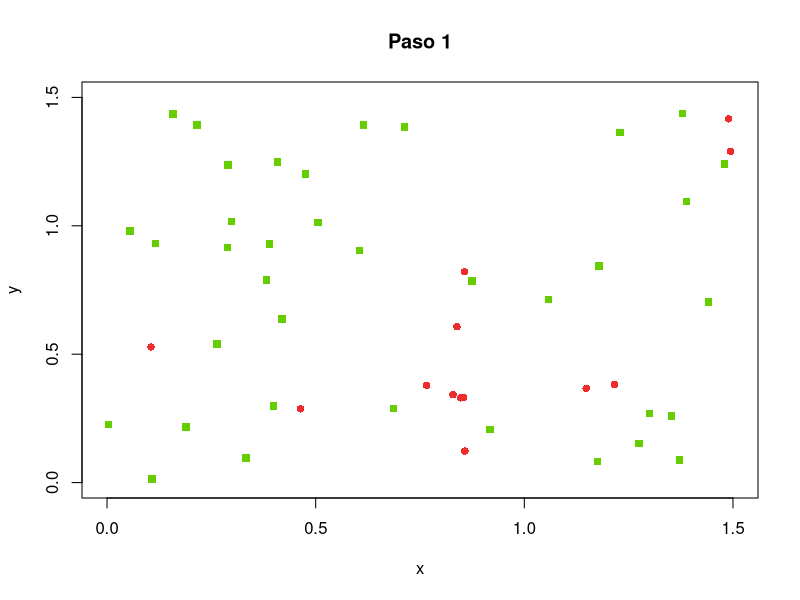
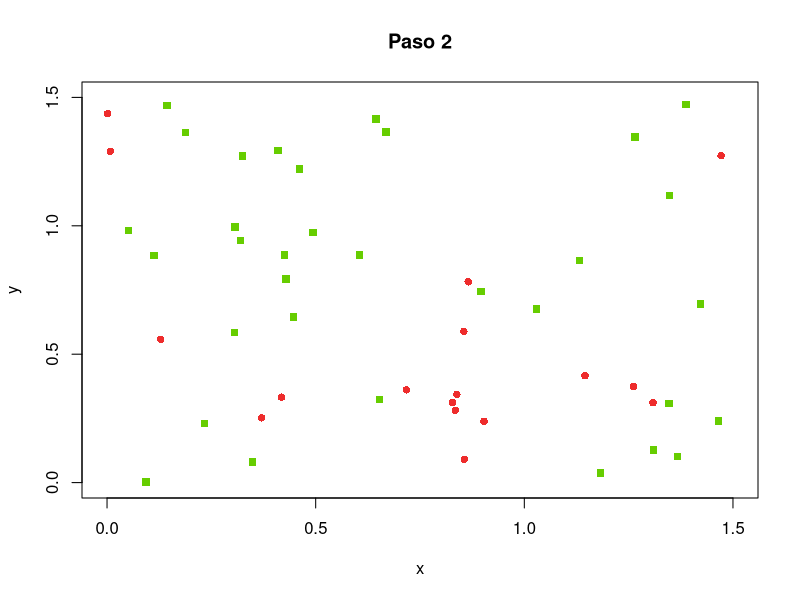
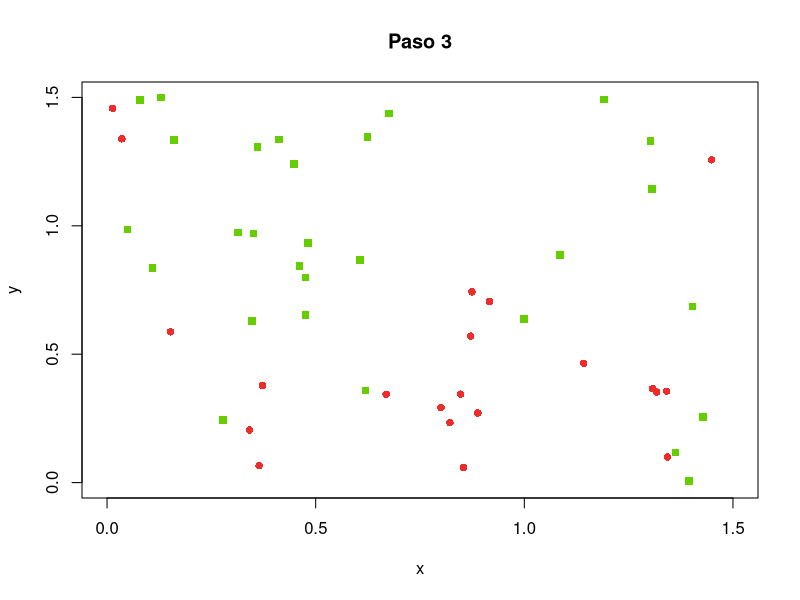
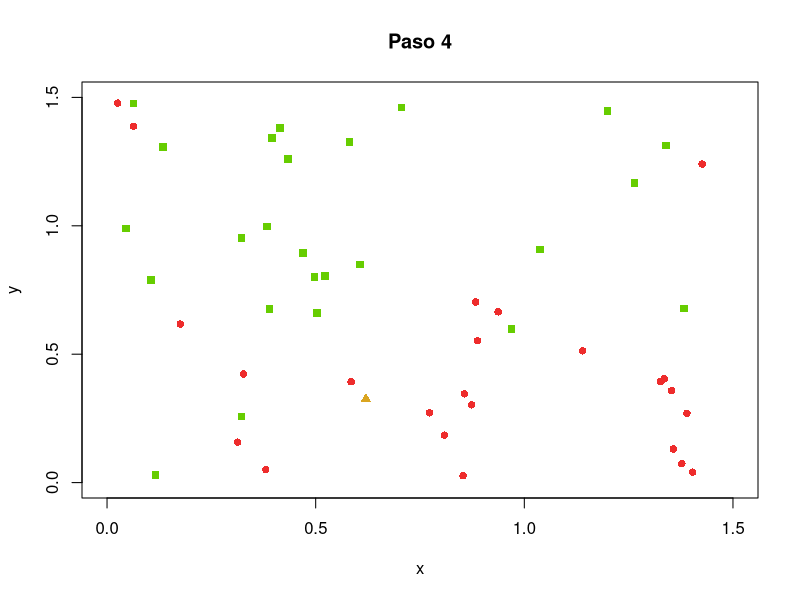
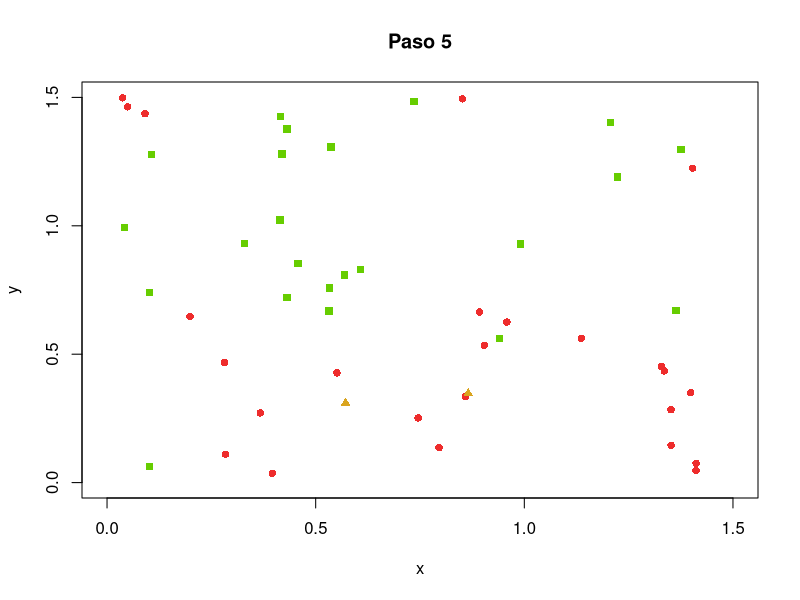
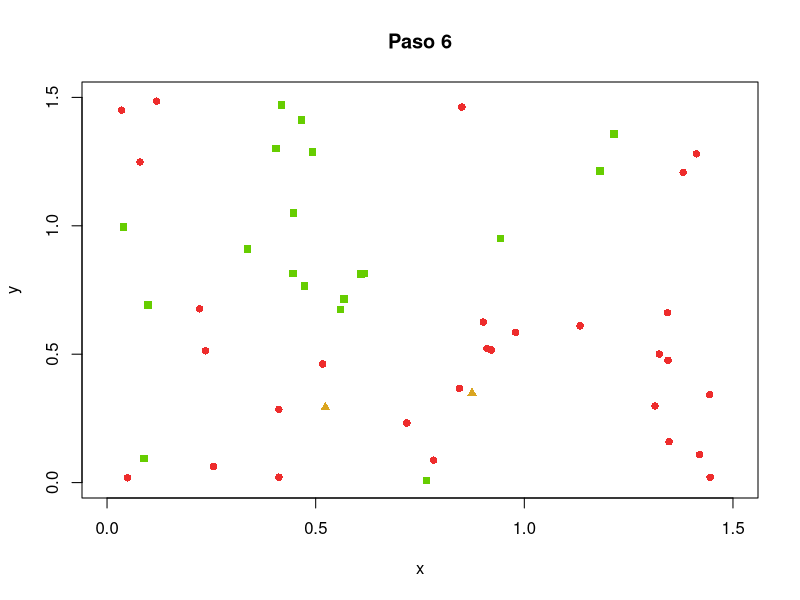
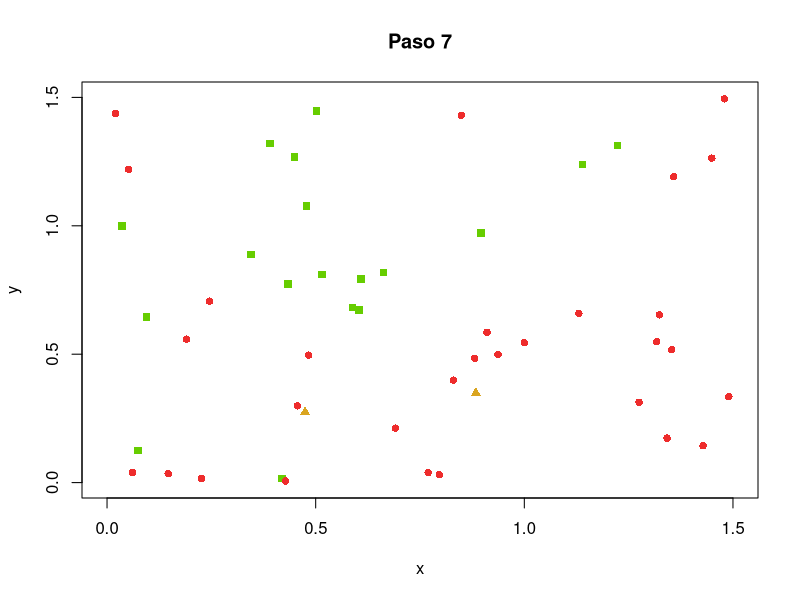
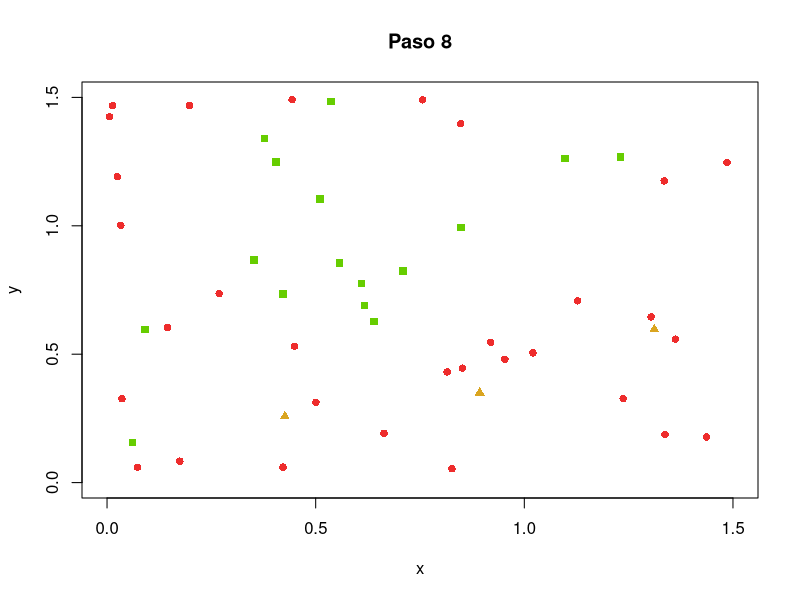

The R script that drew these images, in order: (Note: this script raises an error after producing the figures.)
suppressMessages(library(parallel))

l <- 1.5
n <- 50
pi <- 0.05
pr <- 0.02
v <- l / 30
r <- 0.1
tmax <- 100

data = c(0, 1, 3)
pc = 0.2
pv = 0
probs = c(1 - (pc +pv), pc, pv)
impr = TRUE
inic = proc.time()
agentes <<- data.frame(x = runif(n,0,l), y = runif(n,0,l), dx = runif(n, -v, v), dy = runif(n, -v, v), estado  = sample(data, n, replace=TRUE, probs)  )
epidemia <- integer()
inmunes <- integer()
saludables <- integer()
digitos <- floor(log(tmax, 10)) + 1

#cluster = makeCluster(detectCores(logical=FALSE) - 1)
#clusterExport(cluster, "l")
#clusterExport(cluster, "v")
#clusterExport(cluster, "pi")
#assign = parSapply(cluster, 1:n, asignacion)

procesaContagio  <- function(y)
{
    #contagio por linea de barrido
    ordatos = agentes[order(agentes$x),] #ordenar los datos por el eje x
    cercanos= data.frame(i=numeric(),x=numeric(),y=numeric(), estado=numeric()) # los más cercanos a la linea de barrido que tal ue su distancia a la linea de barrido es menor al umbral
    for(i in 1:n){ #recorrido de los puntos ordenados
        ap = cbind(i,ordatos[i,]) #actual point
        if(nrow(cercanos) > 0){ # si hay puntos cercanos a la linea de barrido
            #actualizamos los cercanos al nuevo putno de la linea
            cercanos= cercanos[which(cercanos$x>(ap$x-r)),] 
            #calculo de la distancia de los cercanos al punto actual en la linea de barrido
            d = sqrt((rep(ap$x, nrow(cercanos))-cercanos$x)**2)+((rep(ap$y,nrow(cercanos))-cercanos$y)**2)
            md = which(d<r)
            #si hay alguien en el rango del umbral
            if(any(md > 0)){
                dist = d[md]
                li = cbind(cercanos[md,] , dist )            
                if(ap$estado == 1){
                    if( any(li$estado==0) ){
                        aux = li[which(li$estado == 0),]
                        probc <- ( runif(nrow(aux)) < (rep(r, nrow(aux)) - aux$dist) / rep(r, nrow(aux)) )
                        #print(length(which(probc !=0)))
                        ordatos[aux$i,]$estado = ifelse(probc,1,0)                       
                    }
                    if (runif(1) < pr) {
                        ordatos[ap$i,]$estado = 2 # recupera
                    }
                }
                if(ap$estado == 0) {
                    if( any(li$estado==1) ){                        
                        if( runif(1) > 0.5**(length(which(li$estado==1))) ){
                            ordatos[ap$i,]$estado = 1
                        }
                    }
                }
            }
            
            
        }
        cercanos = rbind(cercanos,ap) #agregar punto actual a cercanos.
    }
    agentes$estado <<- ordatos[order(as.numeric(row.names(ordatos))),]$estado
    agentes$x <<- agentes$x + agentes$dx 
    agentes$y <<- agentes$y + agentes$dy
    if( any(agentes$x > l) ){
        agentes[which(agentes$x > l),]$x <<- agentes[which(agentes$x > l),]$x - l
    }
    if( any(agentes$x < 0) ){
        agentes[which(agentes$x < 0),]$x <<- agentes[which(agentes$x < 0),]$x + l
    }
    if( any(agentes$y > l) ){
        agentes[which(agentes$y > l),]$y <<- agentes[which(agentes$y > l),]$y - l
    }
    if( any(agentes$y < 0) ){
        agentes[which(agentes$y < 0),]$y <<- agentes[which(agentes$y < 0),]$y + l
    }
}

for (tiempo in 1:tmax) {
    #print(paste("Tiempo",tiempo))
    infectados <- nrow(agentes[agentes$estado == 1,])
    epidemia <- c(epidemia, infectados)
    recuperados <- nrow(agentes[agentes$estado == 2,])
    inmunes <- c(inmunes, recuperados)
    sanos <- nrow(agentes[agentes$estado == 0,])
    saludables <- c(saludables, sanos)
    
    if (infectados == 0) {
        break
    }
    #print(agentes[1:10,])
    procesaContagio(tiempo)
    aS <- agentes[agentes$estado == 0,]
    aI <- agentes[agentes$estado == 1,]
    aR <- agentes[agentes$estado == 2,]
    if(impr){
        tl <- paste(tiempo, "", sep="")
        while (nchar(tl) < digitos) {
            tl <- paste("0", tl, sep="")
        }
        salida <- paste("p6_t", tl, ".png", sep="")
        tiempo <- paste("Paso", tiempo)
        png(salida)
        plot(l, type="n", main=tiempo, xlim=c(0, l), ylim=c(0, l), xlab="x", ylab="y")
        if (dim(aS)[1] > 0) {
            points(aS$x, aS$y, pch=15, col="chartreuse3", bg="chartreuse3")
        }
        if (dim(aI)[1] > 0) {
            points(aI$x, aI$y, pch=16, col="firebrick2", bg="firebrick2")
        }
        if (dim(aR)[1] > 0) {
            points(aR$x, aR$y, pch=17, col="goldenrod", bg="goldenrod")
        }
        graphics.off()
    }
}

print(proc.time()- inic)
png("p6e.png", width=600, height=300)
plot(1:length(epidemia), 100 * epidemia / n, pch=16 , col="firebrick2", ylim=c(0,100), xlab="Tiempo", ylab="Porcentaje")
points(1:length(inmunes), 100 *inmunes / n, pch=17, col="goldenrod")
points(1:length(saludables), 100 *saludables / n, pch=15, col="chartreuse3")
graphics.off()
